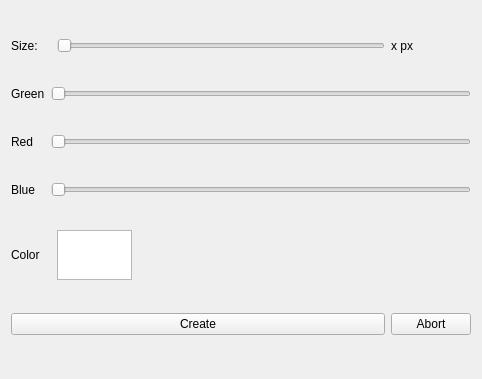
<?xml version="1.0" encoding="UTF-8"?>
<ui version="4.0">
 <class>point_options</class>
 <widget class="QWidget" name="point_options">
  <property name="geometry">
   <rect>
    <x>0</x>
    <y>0</y>
    <width>482</width>
    <height>379</height>
   </rect>
  </property>
  <property name="sizePolicy">
   <sizepolicy hsizetype="Fixed" vsizetype="Fixed">
    <horstretch>0</horstretch>
    <verstretch>0</verstretch>
   </sizepolicy>
  </property>
  <property name="minimumSize">
   <size>
    <width>234</width>
    <height>169</height>
   </size>
  </property>
  <property name="maximumSize">
   <size>
    <width>1234556</width>
    <height>1215124</height>
   </size>
  </property>
  <property name="windowTitle">
   <string>Point Options</string>
  </property>
  <layout class="QGridLayout" name="gridLayout">
   <item row="4" column="2">
    <widget class="QGraphicsView" name="color_watch">
     <property name="maximumSize">
      <size>
       <width>75</width>
       <height>50</height>
      </size>
     </property>
    </widget>
   </item>
   <item row="3" column="0">
    <widget class="QLabel" name="label_4">
     <property name="text">
      <string>Blue</string>
     </property>
    </widget>
   </item>
   <item row="1" column="0">
    <widget class="QLabel" name="label_2">
     <property name="text">
      <string>Green</string>
     </property>
    </widget>
   </item>
   <item row="4" column="0">
    <widget class="QLabel" name="label_5">
     <property name="text">
      <string>Color</string>
     </property>
    </widget>
   </item>
   <item row="2" column="0">
    <widget class="QLabel" name="label_3">
     <property name="text">
      <string>Red</string>
     </property>
    </widget>
   </item>
   <item row="0" column="0">
    <widget class="QLabel" name="label">
     <property name="text">
      <string>Size:</string>
     </property>
    </widget>
   </item>
   <item row="0" column="3">
    <widget class="QLabel" name="label_6">
     <property name="text">
      <string>x px</string>
     </property>
    </widget>
   </item>
   <item row="1" column="1" colspan="3">
    <widget class="QSlider" name="green_slider">
     <property name="orientation">
      <enum>Qt::Horizontal</enum>
     </property>
    </widget>
   </item>
   <item row="2" column="1" colspan="3">
    <widget class="QSlider" name="red_slider">
     <property name="orientation">
      <enum>Qt::Horizontal</enum>
     </property>
    </widget>
   </item>
   <item row="3" column="1" colspan="3">
    <widget class="QSlider" name="blue_slider">
     <property name="orientation">
      <enum>Qt::Horizontal</enum>
     </property>
    </widget>
   </item>
   <item row="5" column="3">
    <widget class="QPushButton" name="abort_button">
     <property name="text">
      <string>Abort</string>
     </property>
    </widget>
   </item>
   <item row="5" column="0" colspan="3">
    <widget class="QPushButton" name="create_button">
     <property name="text">
      <string>Create</string>
     </property>
    </widget>
   </item>
   <item row="0" column="2">
    <widget class="QSlider" name="size_slider">
     <property name="orientation">
      <enum>Qt::Horizontal</enum>
     </property>
    </widget>
   </item>
  </layout>
 </widget>
 <resources/>
 <connections/>
</ui>
